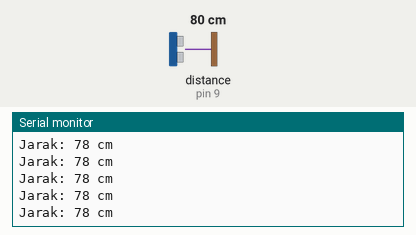
A sketch run on a simulated Arduino Uno, built with avr-gcc and run on an emulated ATmega328P. On the bench: the last lines printed to the serial monitor. Wiring (inferred from the names in the program): ultrasonic range finder: trigger pin 8; echo pin 9. Inputs (shaded band) come from the test bench; at power-on: distance to the obstacle (sensor on pin 9) 80 cm. The echo pulse lasts 58.3 µs per cm.

Above: at 1.2 s.
1.3 s: distance to the obstacle (sensor on pin 9) set to 2 cm
At 1.38 s:
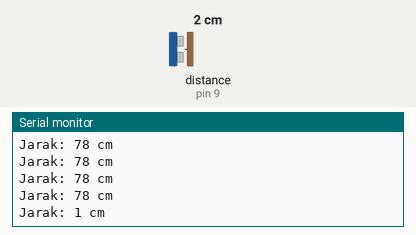
4.3 s: distance to the obstacle (sensor on pin 9) set to 250 cm
At 4.41 s:
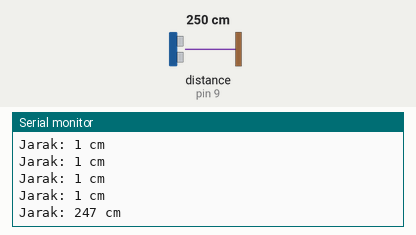
Timing chart, 0 to 7.3 s (numbered marks = the images above; inputs shaded):
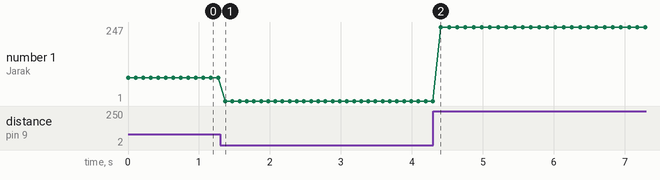

Measured:
- after the input at 1.3 s, the serial monitor: prints a new line after 0.07 s (image 1)
- after the input at 4.3 s, the serial monitor: prints a new line after 0.11 s (image 2)
- plotted number 1: 78 → 1 after the input at 1.3 s, 1 → 247 after the input at 4.3 s

The sketch:

ultrasonic.ino
```cpp
// Definisikan pin yang digunakan untuk sensor ultrasonik
const int trigPin = 8;
const int echoPin = 9;

// Variabel untuk menyimpan waktu pengiriman dan penerimaan sinyal ultrasonik
long duration;
int distance;

void setup() {
  // Inisialisasi pin sebagai input dan output
  pinMode(trigPin, OUTPUT);
  pinMode(echoPin, INPUT);

  // Inisialisasi Serial
  Serial.begin(9600);
}

void loop() {
  // Kirim pulsa ultrasonik
  digitalWrite(trigPin, LOW);
  delayMicroseconds(2);
  digitalWrite(trigPin, HIGH);
  delayMicroseconds(10);
  digitalWrite(trigPin, LOW);

  // Baca durasi sinyal yang dikirimkan kembali
  duration = pulseIn(echoPin, HIGH);

  // Hitung jarak berdasarkan durasi sinyal
  distance = (duration * 0.034) / 2;

  // Tampilkan jarak pada Serial Monitor
  Serial.print("Jarak: ");
  Serial.print(distance);
  Serial.println(" cm");

  // Tunggu sejenak sebelum membaca sensor lagi
  delay(100);
}
```
